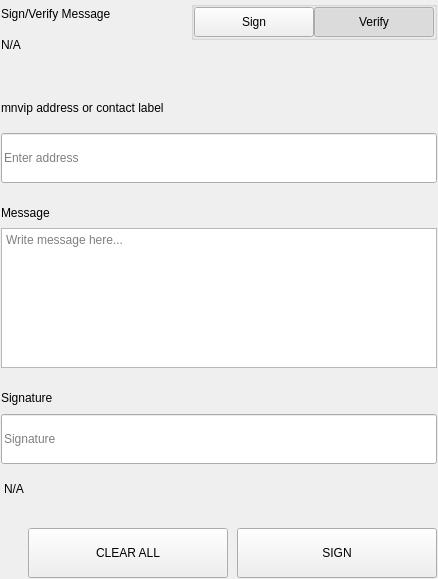
<?xml version="1.0" encoding="UTF-8"?>
<ui version="4.0">
 <class>SettingsSignMessageWidgets</class>
 <widget class="QWidget" name="SettingsSignMessageWidgets">
  <property name="geometry">
   <rect>
    <x>0</x>
    <y>0</y>
    <width>438</width>
    <height>579</height>
   </rect>
  </property>
  <property name="windowTitle">
   <string>Form</string>
  </property>
  <layout class="QVBoxLayout" name="verticalLayout">
   <property name="spacing">
    <number>0</number>
   </property>
   <property name="leftMargin">
    <number>0</number>
   </property>
   <property name="topMargin">
    <number>0</number>
   </property>
   <property name="rightMargin">
    <number>0</number>
   </property>
   <property name="bottomMargin">
    <number>0</number>
   </property>
   <item>
    <widget class="QWidget" name="left" native="true">
     <layout class="QVBoxLayout" name="verticalLayout_3">
      <property name="leftMargin">
       <number>0</number>
      </property>
      <property name="topMargin">
       <number>0</number>
      </property>
      <property name="rightMargin">
       <number>0</number>
      </property>
      <property name="bottomMargin">
       <number>0</number>
      </property>
      <item>
       <widget class="QWidget" name="container_sign" native="true">
        <layout class="QVBoxLayout" name="verticalLayout_2">
         <property name="spacing">
          <number>0</number>
         </property>
         <property name="leftMargin">
          <number>1</number>
         </property>
         <property name="topMargin">
          <number>1</number>
         </property>
         <property name="rightMargin">
          <number>1</number>
         </property>
         <property name="bottomMargin">
          <number>1</number>
         </property>
         <item>
          <layout class="QHBoxLayout" name="horizontalLayout_3" stretch="3,1">
           <property name="spacing">
            <number>40</number>
           </property>
           <item>
            <layout class="QVBoxLayout" name="verticalLayoutTitle">
             <property name="spacing">
              <number>5</number>
             </property>
             <item>
              <widget class="QLabel" name="labelTitle">
               <property name="text">
                <string>Sign/Verify Message</string>
               </property>
              </widget>
             </item>
             <item>
              <widget class="QLabel" name="labelSubtitle1">
               <property name="text">
                <string notr="true">N/A</string>
               </property>
               <property name="wordWrap">
                <bool>true</bool>
               </property>
              </widget>
             </item>
            </layout>
           </item>
           <item alignment="Qt::AlignRight|Qt::AlignTop">
            <widget class="QWidget" name="containerSwitch" native="true">
             <property name="styleSheet">
              <string notr="true">#containerSwitch{
	padding-top:9px;
}</string>
             </property>
             <layout class="QVBoxLayout" name="verticalLayout_6">
              <property name="spacing">
               <number>4</number>
              </property>
              <property name="leftMargin">
               <number>0</number>
              </property>
              <property name="topMargin">
               <number>0</number>
              </property>
              <property name="rightMargin">
               <number>0</number>
              </property>
              <property name="bottomMargin">
               <number>0</number>
              </property>
              <item alignment="Qt::AlignRight">
               <widget class="QGroupBox" name="groupBox">
                <property name="sizePolicy">
                 <sizepolicy hsizetype="Fixed" vsizetype="Preferred">
                  <horstretch>0</horstretch>
                  <verstretch>0</verstretch>
                 </sizepolicy>
                </property>
                <property name="title">
                 <string/>
                </property>
                <property name="alignment">
                 <set>Qt::AlignRight|Qt::AlignTop|Qt::AlignTrailing</set>
                </property>
                <layout class="QHBoxLayout" name="horizontalLayout_4">
                 <property name="spacing">
                  <number>0</number>
                 </property>
                 <property name="leftMargin">
                  <number>0</number>
                 </property>
                 <property name="topMargin">
                  <number>0</number>
                 </property>
                 <property name="rightMargin">
                  <number>0</number>
                 </property>
                 <property name="bottomMargin">
                  <number>0</number>
                 </property>
                 <item>
                  <widget class="QPushButton" name="pushSign">
                   <property name="minimumSize">
                    <size>
                     <width>120</width>
                     <height>30</height>
                    </size>
                   </property>
                   <property name="maximumSize">
                    <size>
                     <width>120</width>
                     <height>30</height>
                    </size>
                   </property>
                   <property name="focusPolicy">
                    <enum>Qt::NoFocus</enum>
                   </property>
                   <property name="text">
                    <string>Sign</string>
                   </property>
                   <property name="checkable">
                    <bool>true</bool>
                   </property>
                   <property name="autoExclusive">
                    <bool>true</bool>
                   </property>
                  </widget>
                 </item>
                 <item>
                  <widget class="QPushButton" name="pushVerify">
                   <property name="minimumSize">
                    <size>
                     <width>120</width>
                     <height>30</height>
                    </size>
                   </property>
                   <property name="maximumSize">
                    <size>
                     <width>120</width>
                     <height>30</height>
                    </size>
                   </property>
                   <property name="focusPolicy">
                    <enum>Qt::NoFocus</enum>
                   </property>
                   <property name="text">
                    <string>Verify</string>
                   </property>
                   <property name="checkable">
                    <bool>true</bool>
                   </property>
                   <property name="checked">
                    <bool>true</bool>
                   </property>
                   <property name="autoExclusive">
                    <bool>true</bool>
                   </property>
                  </widget>
                 </item>
                </layout>
               </widget>
              </item>
              <item alignment="Qt::AlignHCenter|Qt::AlignTop">
               <widget class="QLabel" name="labelSubtitleSwitch">
                <property name="text">
                 <string/>
                </property>
                <property name="alignment">
                 <set>Qt::AlignRight|Qt::AlignTrailing|Qt::AlignVCenter</set>
                </property>
               </widget>
              </item>
             </layout>
            </widget>
           </item>
          </layout>
         </item>
         <item>
          <spacer name="verticalSpacer_2">
           <property name="orientation">
            <enum>Qt::Vertical</enum>
           </property>
           <property name="sizeType">
            <enum>QSizePolicy::Fixed</enum>
           </property>
           <property name="sizeHint" stdset="0">
            <size>
             <width>20</width>
             <height>40</height>
            </size>
           </property>
          </spacer>
         </item>
         <item>
          <widget class="QWidget" name="containerAddress" native="true">
           <property name="sizePolicy">
            <sizepolicy hsizetype="Preferred" vsizetype="Fixed">
             <horstretch>0</horstretch>
             <verstretch>0</verstretch>
            </sizepolicy>
           </property>
           <layout class="QVBoxLayout" name="verticalLayout_5" stretch="0,0">
            <property name="spacing">
             <number>15</number>
            </property>
            <property name="leftMargin">
             <number>0</number>
            </property>
            <property name="topMargin">
             <number>0</number>
            </property>
            <property name="rightMargin">
             <number>0</number>
            </property>
            <property name="bottomMargin">
             <number>0</number>
            </property>
            <item>
             <widget class="QLabel" name="labelSubtitleAddress">
              <property name="minimumSize">
               <size>
                <width>0</width>
                <height>20</height>
               </size>
              </property>
              <property name="maximumSize">
               <size>
                <width>16777215</width>
                <height>20</height>
               </size>
              </property>
              <property name="text">
               <string>mnvip address or contact label</string>
              </property>
             </widget>
            </item>
            <item>
             <widget class="QLineEdit" name="addressIn_SM">
              <property name="minimumSize">
               <size>
                <width>0</width>
                <height>50</height>
               </size>
              </property>
              <property name="maximumSize">
               <size>
                <width>16777215</width>
                <height>50</height>
               </size>
              </property>
              <property name="placeholderText">
               <string>Enter address</string>
              </property>
             </widget>
            </item>
           </layout>
          </widget>
         </item>
         <item>
          <spacer name="verticalSpacer_3">
           <property name="orientation">
            <enum>Qt::Vertical</enum>
           </property>
           <property name="sizeType">
            <enum>QSizePolicy::Fixed</enum>
           </property>
           <property name="sizeHint" stdset="0">
            <size>
             <width>20</width>
             <height>20</height>
            </size>
           </property>
          </spacer>
         </item>
         <item>
          <layout class="QVBoxLayout" name="verticalLayout_9">
           <property name="spacing">
            <number>5</number>
           </property>
           <item>
            <widget class="QLabel" name="labelSubtitleMessage">
             <property name="minimumSize">
              <size>
               <width>0</width>
               <height>20</height>
              </size>
             </property>
             <property name="maximumSize">
              <size>
               <width>16777215</width>
               <height>20</height>
              </size>
             </property>
             <property name="text">
              <string>Message</string>
             </property>
            </widget>
           </item>
           <item>
            <widget class="QPlainTextEdit" name="messageIn_SM">
             <property name="minimumSize">
              <size>
               <width>0</width>
               <height>140</height>
              </size>
             </property>
             <property name="maximumSize">
              <size>
               <width>16777215</width>
               <height>140</height>
              </size>
             </property>
             <property name="placeholderText">
              <string>Write message here...</string>
             </property>
            </widget>
           </item>
          </layout>
         </item>
         <item>
          <spacer name="verticalSpacer_4">
           <property name="orientation">
            <enum>Qt::Vertical</enum>
           </property>
           <property name="sizeType">
            <enum>QSizePolicy::Fixed</enum>
           </property>
           <property name="sizeHint" stdset="0">
            <size>
             <width>20</width>
             <height>20</height>
            </size>
           </property>
          </spacer>
         </item>
         <item>
          <widget class="QWidget" name="widget" native="true">
           <property name="minimumSize">
            <size>
             <width>0</width>
             <height>75</height>
            </size>
           </property>
           <property name="maximumSize">
            <size>
             <width>16777215</width>
             <height>16777215</height>
            </size>
           </property>
           <layout class="QVBoxLayout" name="verticalLayout_4">
            <property name="leftMargin">
             <number>0</number>
            </property>
            <property name="topMargin">
             <number>0</number>
            </property>
            <property name="rightMargin">
             <number>0</number>
            </property>
            <property name="bottomMargin">
             <number>0</number>
            </property>
            <item>
             <widget class="QLabel" name="labelSubtitleSignature">
              <property name="minimumSize">
               <size>
                <width>0</width>
                <height>20</height>
               </size>
              </property>
              <property name="maximumSize">
               <size>
                <width>16777215</width>
                <height>20</height>
               </size>
              </property>
              <property name="text">
               <string>Signature</string>
              </property>
             </widget>
            </item>
            <item>
             <widget class="QLineEdit" name="signatureOut_SM">
              <property name="minimumSize">
               <size>
                <width>0</width>
                <height>50</height>
               </size>
              </property>
              <property name="placeholderText">
               <string>Signature</string>
              </property>
             </widget>
            </item>
           </layout>
          </widget>
         </item>
         <item>
          <widget class="QLabel" name="statusLabel_SM">
           <property name="styleSheet">
            <string notr="true">padding-top:5px;</string>
           </property>
           <property name="text">
            <string notr="true">N/A</string>
           </property>
          </widget>
         </item>
         <item>
          <spacer name="verticalSpacer">
           <property name="orientation">
            <enum>Qt::Vertical</enum>
           </property>
           <property name="sizeType">
            <enum>QSizePolicy::Fixed</enum>
           </property>
           <property name="sizeHint" stdset="0">
            <size>
             <width>20</width>
             <height>20</height>
            </size>
           </property>
          </spacer>
         </item>
         <item>
          <layout class="QHBoxLayout" name="horizontalLayout_7">
           <property name="spacing">
            <number>9</number>
           </property>
           <item>
            <spacer name="horizontalSpacer_5">
             <property name="orientation">
              <enum>Qt::Horizontal</enum>
             </property>
             <property name="sizeType">
              <enum>QSizePolicy::Expanding</enum>
             </property>
             <property name="sizeHint" stdset="0">
              <size>
               <width>40</width>
               <height>20</height>
              </size>
             </property>
            </spacer>
           </item>
           <item>
            <widget class="QPushButton" name="pushButtonClear">
             <property name="minimumSize">
              <size>
               <width>200</width>
               <height>50</height>
              </size>
             </property>
             <property name="focusPolicy">
              <enum>Qt::NoFocus</enum>
             </property>
             <property name="text">
              <string>CLEAR ALL</string>
             </property>
            </widget>
           </item>
           <item>
            <widget class="QPushButton" name="pushButtonSave">
             <property name="minimumSize">
              <size>
               <width>200</width>
               <height>50</height>
              </size>
             </property>
             <property name="maximumSize">
              <size>
               <width>200</width>
               <height>50</height>
              </size>
             </property>
             <property name="focusPolicy">
              <enum>Qt::NoFocus</enum>
             </property>
             <property name="text">
              <string>SIGN</string>
             </property>
            </widget>
           </item>
          </layout>
         </item>
        </layout>
       </widget>
      </item>
     </layout>
    </widget>
   </item>
  </layout>
 </widget>
 <resources/>
 <connections/>
</ui>
